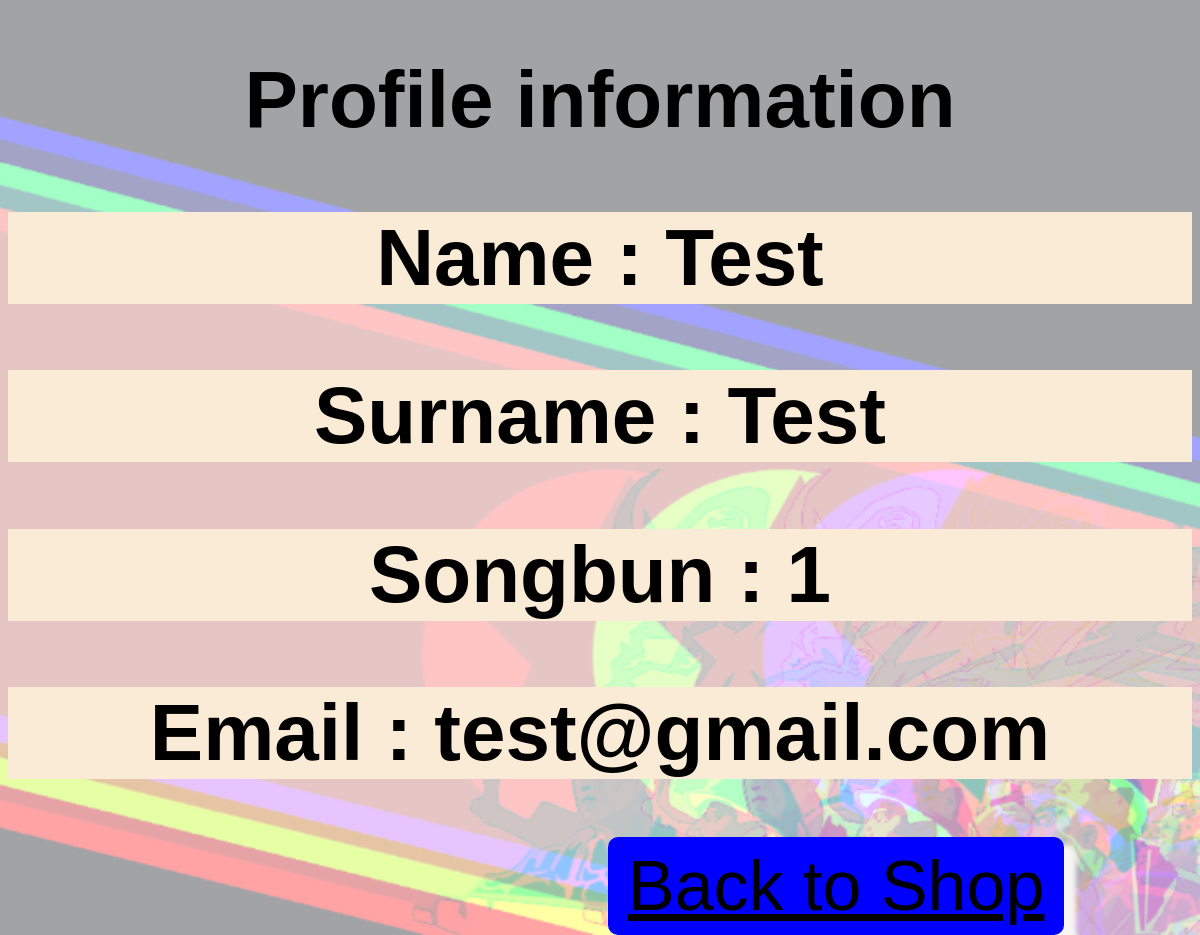
/profile.php (signed in), run on the app's committed database.
### tables this page shows
CREATE TABLE `users` (
  `id` int(255) NOT NULL,
  `f_name` varchar(255) NOT NULL,
  `s_name` varchar(255) NOT NULL,
  `songbun` int(255) NOT NULL,
  `email` varchar(255) NOT NULL,
  `password` varchar(255) NOT NULL
);

### profile.php (the view, shortened to what this page needs)
<?php
include ("config.php");
?>
<!DOCTYPE html>
<html lang="en">
<head>
    <link rel="stylesheet" href="stylesheets/profile.css">
</head>
<body>
<div class="container">
<div class="product-display">
   <?php
   $user_id = $_SESSION['user_id'];
    $sql ="SELECT * FROM users WHERE id = ?";
    $stmt = $conn->prepare($sql);
    $stmt->bind_param("i", $user_id);
    $stmt->execute();
    $select_user = $stmt->get_result();
    if(mysqli_num_rows($select_user) > 0){
        $row = $select_user->fetch_assoc();
      };
   ?>
   <h1>Profile information </h1>
   <h2> Name : <span><?php echo $row['f_name']; ?></span> </h2>
   <h2> Surname : <span><?php echo $row['s_name']; ?></span> </h2>
   <h2> Songbun : <span><?php echo $row['songbun']; ?></span> </h2>
   <h2> Email : <span><?php echo $row['email']; ?></span> </h2>
   <div class="container">
  <div class="center">
  <a class="rainbow rainbow-2" href="shop.php">Back to Shop</a>
  </div>
</div>
</body>
</html>

### stylesheets/profile.css (style rules this page uses)
body { background: url(../images/disclaimer.png) no-repeat center center fixed; -webkit-background-size: cover; -moz-background-size: cover; -o-background-size: cover; background-size: cover; }
h1 { font-size: 80px; text-align: center; font-family: 'Qebab Shadow FFP', sans-serif; color: black; }
h2 { font-size: 80px; text-align: center; font-family: 'Franklin Gothic Medium', 'Arial Narrow', Arial, sans-serif; background-color:antiquewhite; color: black; }
.center { margin-block-start: auto; position: absolute; margin-left: 50%; }
.rainbow { background-color:blue; color: black; border:none; text-align: center; font-family: 'Franklin Gothic Medium', 'Arial Narrow', Arial, sans-serif; border-radius:10px; box-shadow: 10px 10px 5px 2px rgb(248, 245, 245); padding: 10px 20px; font-size: 70px; }

### data on the page
users: f_name "Test", s_name "Test", songbun "1", email "test@gmail.com"
